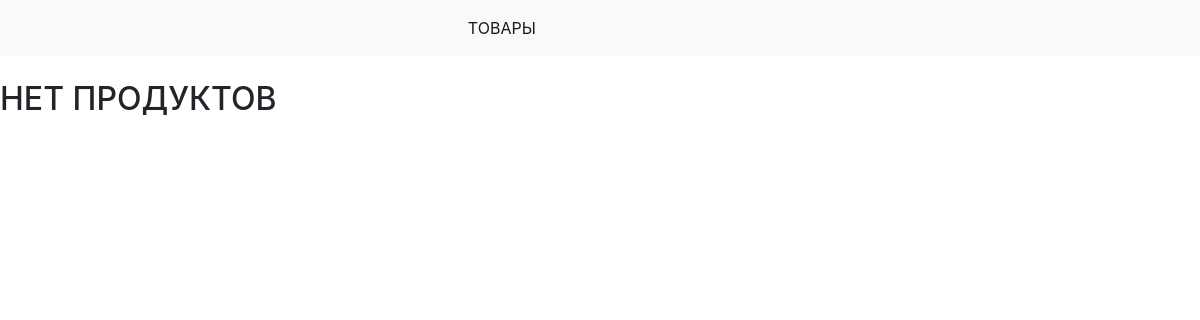
The app's page /, older data.
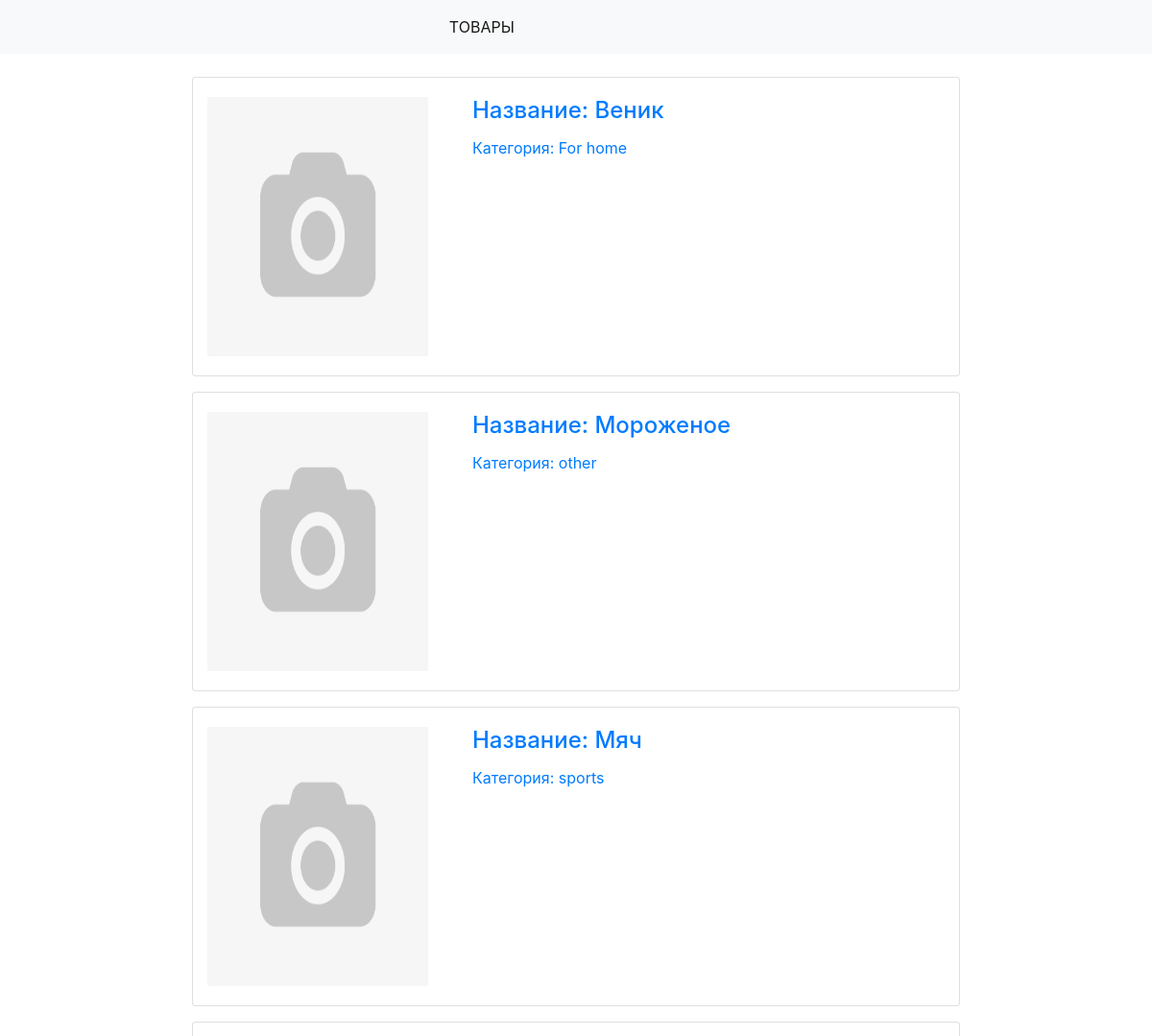
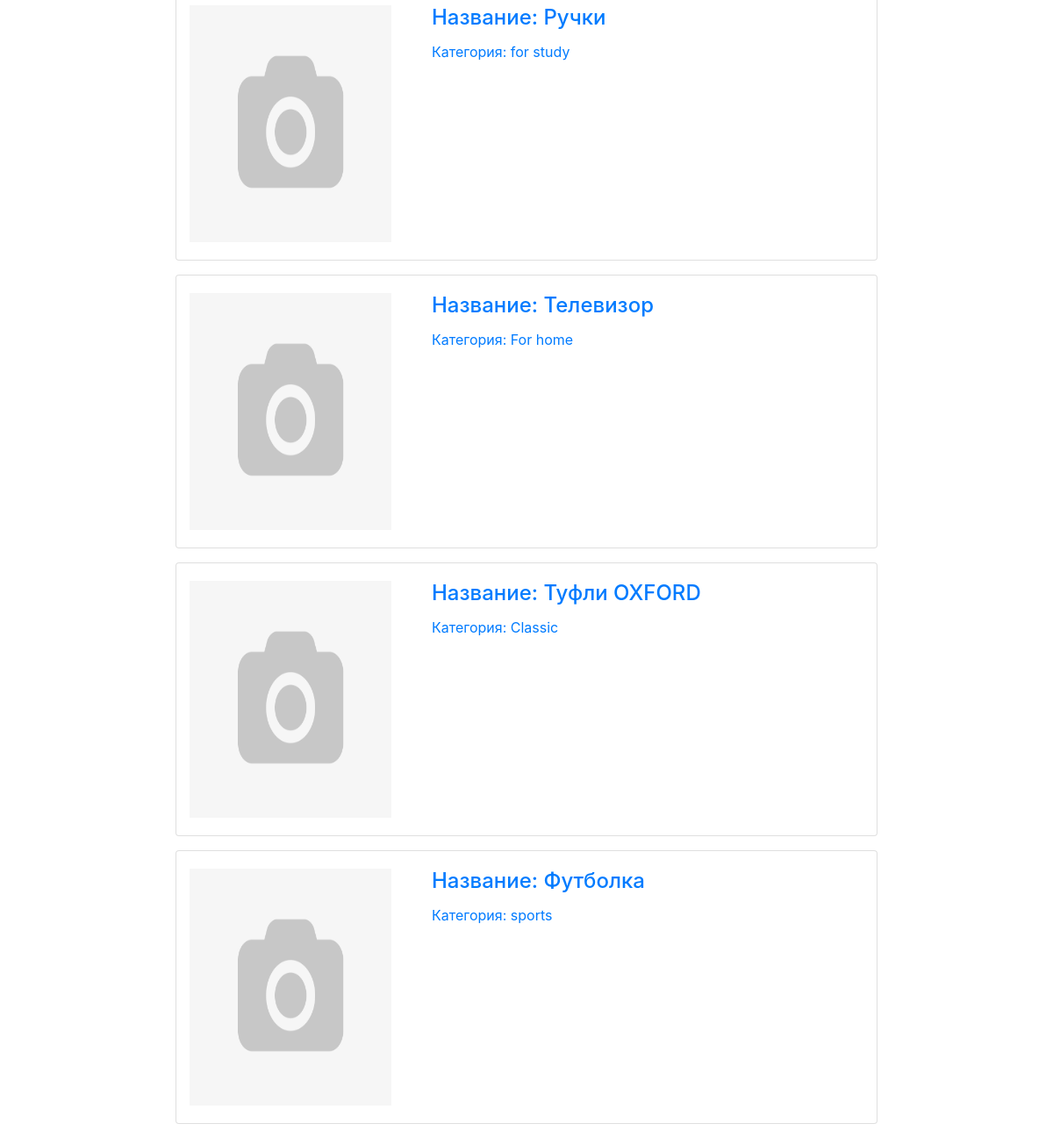
The same page, newer data (2 pictures, top to bottom).
### webapp/models.py (models this page shows, shortened)
class Product(models.Model):
    name = models.CharField(max_length=100, null=False, blank=False)
    category = models.CharField(max_length=100, null=False, blank=False, choices=category_choices)
    description = models.TextField(max_length=2000, null=False, blank=True)
    image = models.ImageField(null=False, blank=True, upload_to='user_pics', verbose_name='Картинка')
    class Meta:
        db_table = 'Products'
        verbose_name = 'Продукт'
        verbose_name_plural = 'Продукты'

### webapp/views/product.py (the view)
# urls.py: path('', ProductView.as_view(), name='index_all'),
class ProductView(ListView):
    template_name = 'products/index_product.html'
    model = Product
    context_object_name = 'products'
    ordering = ('name', 'category')
    paginate_by = 5
    paginate_orphans = 2
    def get(self, request, **kwargs):
        self.form = SearchForm(request.GET)
        self.search_data = self.get_search_data()
        return super(ProductView, self).get(request, **kwargs)
    def get_queryset(self):
        queryset = super().get_queryset()
        if self.search_data:
            queryset = queryset.filter(
                Q(name__icontains=self.search_data) |
                Q(description__icontains=self.search_data)
            )
        return queryset
    def get_search_data(self):
        if self.form.is_valid():
            return self.form.cleaned_data['search_value']
        return None
    def get_context_data(self, **kwargs):
        kwargs = super().get_context_data(**kwargs)
        kwargs['search_form'] = self.form
        if self.search_data:
            kwargs['query'] = urlencode({'search_value': self.search_data})
        return kwargs

### webapp/templates/products/index_product.html (shortened to what this page needs)
{% extends 'shablon.html' %}
{% block content %}
    <body style="background-size: 100%; background-image: url('https://image.freepik.com/free-vector/shopping-online-on-website-online-store-shop-concept_100456-95.jpg') ">
        {% if not products %}
            <h2>НЕТ ПРОДУКТОВ</h2>
        {% else %}
            {% for product in products %}
            <div class="container card mb-3 " style="max-width: 800px;">
                <a href="{% url 'product' product.id %}">
                <div class="row no-gutters">
                        <div class="col-md-4" style="margin: 20px auto">
                            {% if product.image %}
                                <img class="avatar" src="{{ product.image.url }}" width="230" height="270" alt="image product">
                            {% else %}
                                <img src="/uploads/user_pics/notfoto.png"  width="230" height="270" alt="">
                            {% endif %}
                        </div>
                        <div class="col-md-8">
                          <div class="card-body">
                            <h4 class="card-title">Название: {{ product.name }}</h4>
                            <p class="card-text">Категория: {{ product.category }}</p>
                          </div>
                        </div>
                </div>
                </a>
            </div>
            {% endfor %}
        {% endif %}
    </body>
{% endblock content %}

### webapp/templates/shablon.html (shortened to what this page needs)
{% load static %}
<!DOCTYPE html>
<html lang="en">
<head>
    <link rel="stylesheet" href="https://cdn.jsdelivr.net/npm/bootstrap@4.6.0/dist/css/bootstrap.min.css">
</head>
<body>
    {% include 'nav.html' %}
    {% block content %}{% endblock content %}
</body>
</html>

### webapp/templates/nav.html (shortened to what this page needs)
<nav class="navbar navbar-expand-lg navbar-light bg-light" style="">
  <div class="collapse navbar-collapse " id="navbarSupportedContent" style="margin: 0 38%;">
    <ul class="navbar-nav ">
        <li class="nav-item active">
        <a class="nav-link" href="{% url 'index_all' %}">ТОВАРЫ <span class="sr-only">(current)</span></a>
      </li>
    </ul>
  </div>
</nav>

Row changes from the older to the newer data that the page shows:
added Product: name "Веник", category "For home"
added Product: name "Мороженое", category "other"
added Product: name "Мяч", category "sports"
added Product: name "Ручки", category "for study"
added Product: name "Телевизор", category "For home"
added Product: name "Туфли OXFORD", category "Classic"
added Product: name "Футболка", category "sports"
Text that changed along with them:
text no longer shown: "НЕТ ПРОДУКТОВ"
